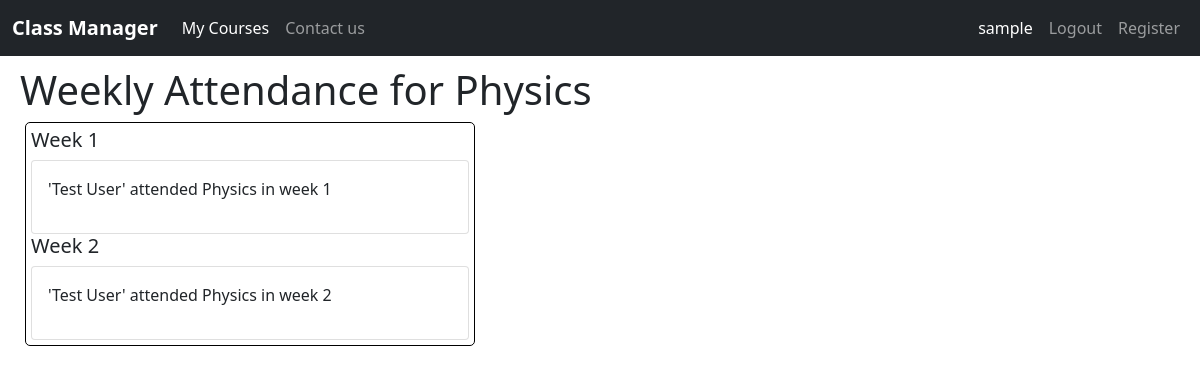
/view/attendance/1 (signed in), run on an earlier commit of the app's database.
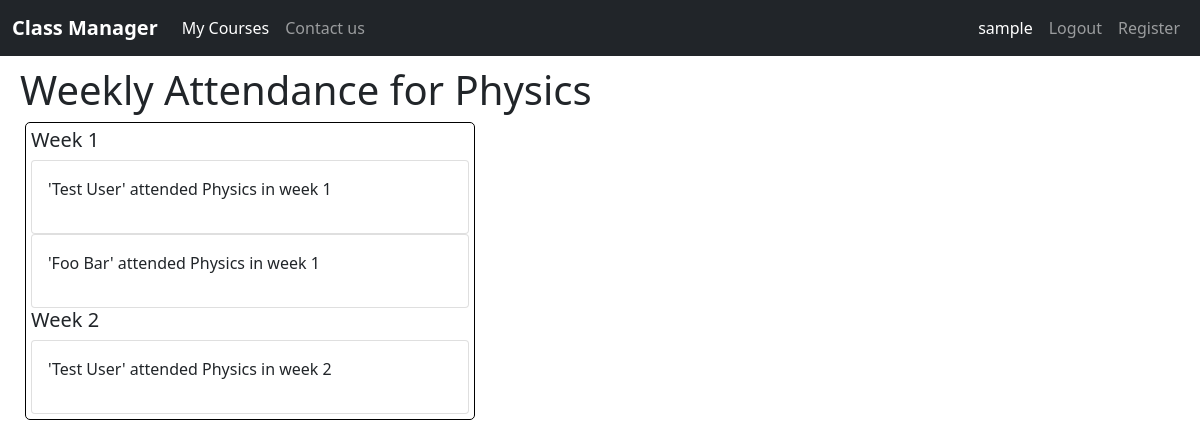
And on a later commit of the database.
### classmanager/models.py (models this page shows, shortened)
class Attendance(models.Model):
    student = models.ForeignKey(Student, on_delete=models.CASCADE)
    course = models.ForeignKey(Course, on_delete=models.CASCADE)
    week = models.PositiveIntegerField(default=1)
    def __str__(self):
        return f"'{self.student.get_name()}' attended {self.course.name} in week {self.week}"

class Student(models.Model):
    user = models.OneToOneField(User, primary_key=True, on_delete=models.CASCADE)
    date_of_birth = models.DateField(default=date.today)
    MAJORS = [
        ("Math", "Math"), ("English", "English"),
        ("Science", "Science"), ("Technology", "Technology"),
        ("Law", "Law"), ("Art", "Art"),
        ("Business", "Business"), ("Health", "Health")
    ]
    STANDINGS = [
        ("FR", "Freshman"),
        ("SM", "Sophomore"),
        ("JR", "Junior"),
        ("SR", "Senior"),
        ("GR", "Graduate")
    ]
    major = models.CharField(max_length=20, choices=MAJORS, default="Undecided")
    standing = models.CharField(max_length=20, choices=STANDINGS, default="FR")
    credits = models.PositiveIntegerField(default=0)
    def get_name(self):
        return str(self.user)

class User(AbstractUser):
    is_student = models.BooleanField(default=False)
    is_instructor = models.BooleanField(default=False)
    def __str__(self):
        return self.get_full_name()

class Course(models.Model):
    instructor = models.ForeignKey(Instructor, on_delete=models.CASCADE)
    name = models.CharField(max_length=255, blank=False, default=None)
    is_active = models.BooleanField(default=True)
    date_created = models.DateTimeField(auto_now_add=True)
    DEPARTMENTS = [
        ("Math", "Math"), ("English", "English"),
        ("Science", "Science"), ("Technology", "Technology"),
        ("Law", "Law"), ("Art", "Art"),
        ("Business", "Business"), ("Health", "Health")
    ]
    department = models.CharField(max_length=20, choices=DEPARTMENTS, default="Other")
    description = models.TextField(max_length=1000, default=None, blank=True)
    credits = models.PositiveIntegerField(default=2)
    length = models.PositiveIntegerField(default=10)

### classmanager/views.py (the view)
# urls.py: path("view/attendance/<int:course_id>", views.view_attendance, name="view-attendance"),
@login_required
def view_attendance(request, course_id):
    context = {}
    instructor_check(request, course_id, "view attendance", context)
    course = Course.objects.get(pk=course_id)
    attendances = Attendance.objects.filter(course=course).order_by("week")
    attendance_dict = {}
    for attendance in attendances:
        if attendance.week not in attendance_dict.keys():
            attendance_dict[attendance.week] = [attendance]
        else:
            attendance_dict[attendance.week].append(attendance)
    context["course"] = course
    context["attendance_dict"] = attendance_dict
    return render(request, "classmanager/view_attendance.html", context)

### classmanager/views.py (called while the page is built)
def instructor_check(request, course_id, action, context):
    try:
        course = Course.objects.get(pk=course_id)
    except Course.DoesNotExist:
        context["failure_message"] = "The course you are searching for does not exist"
        return False
    else:
        if not request.user.is_instructor:
            context["failure_message"] = f"Sorry, you don't have the permission to {action} in this course."
            return False
        else:
            course_instructor = course.instructor
            instructor = Instructor.objects.get(pk=request.user)
            if course_instructor != instructor:
                context["failure_message"] = f"Sorry, you don't have the permission to {action} in this " \
                                             "course. "
                return False
        return True

### classmanager/templates/classmanager/view_attendance.html
{% extends "classmanager/layout.html" %}
{% block body %}
<h1>Weekly Attendance for {{course.name}}</h1>
<div class="course-section">
  {% for week, attendances in attendance_dict.items %}
  <h5>Week {{week}}</h5>
  {% for attendance in attendances %}
  <div class="card">
    <div class="card-body">
      <p>{{attendance}}</p>
    </div>
  </div>
  {% endfor %}
  {% empty %}
  <div class="card">
    <div class="card-body">
      <p>No attendance has been taken in this class yet</p>
    </div>
  </div>
  {% endfor %}
</div>
{% endblock body %}

What changed in the data, as far as the page shows it:
added Attendance: student+course+week "'Foo Bar' attended Physics in week 1", shown under "1"
